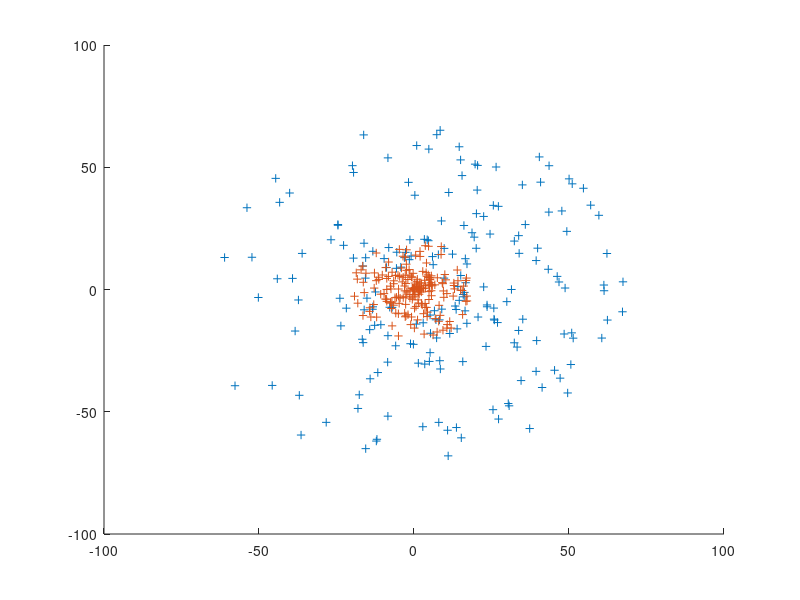

Reproduce this figure in MATLAB. (Note: this script raises an error after producing the figure.)
load data3.mat

figure;
scatter(dat(dat(:,3) == -1, 1), dat(dat(:,3) == -1, 2),'+r'); % plot negative samples red
hold on;
scatter(dat(dat(:,3) == 1, 1), dat(dat(:,3) == 1, 2),'+b'); % plot positive samples blue

adaboost = AdaboostClassifier(10);
adaboost.train(dat(:,1:2), dat(:,3));
labels = adaboost.test(dat(:,1:2));

scatter(dat(labels == -1, 1), dat(labels == -1, 2),'r');
scatter(dat(labels == 1, 1), dat(labels == 1, 2),'b');

